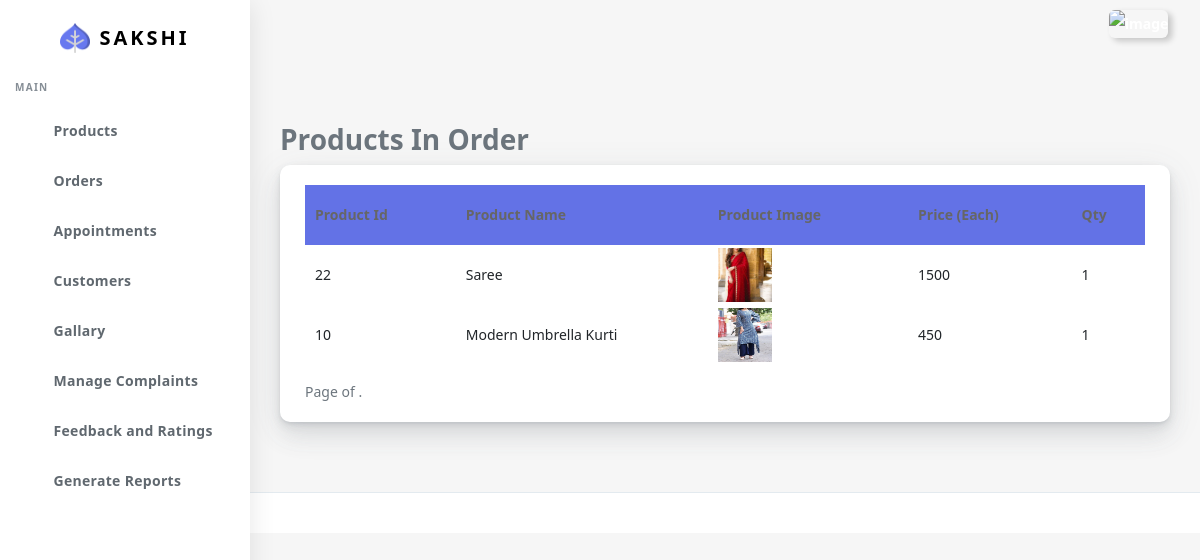
/det_rec_ord/65, run on the app's committed database.
### customer/models.py (models this page shows, shortened)
class SalesDetails(models.Model):
    product_id = models.ForeignKey(
        'Product', on_delete=CASCADE, null=False)
    sales_id = models.ForeignKey(
        Sales, on_delete=CASCADE, null=False)
    final_price=models.IntegerField()
    qty=models.IntegerField()
    class Meta:
        ordering = ['-sales_id']
        unique_together = (('product_id', 'sales_id'),)

class Product(models.Model):
    product_name=models.CharField(max_length=45)
    price=models.IntegerField()
    qty_on_hand=models.IntegerField()
    discount=models.FloatField(null=True)
    desc=models.TextField()
    product_img=models.ImageField(upload_to="ProductImg/",max_length=100)
    size_id=models.ForeignKey('ProductSize',on_delete=CASCADE,null=False)
    color_id=models.ForeignKey('ProductColor',on_delete=CASCADE,null=False)
    company_id=models.ForeignKey(Company,on_delete=CASCADE)
    cat_id=models.ForeignKey('Category',on_delete=CASCADE)
    class Meta:
        ordering = ['id']
        unique_together = (('size_id','id', 'color_id'),)

### customer/views.py (the view)
# urls.py: path("det_rec_ord/<int:id>",views.det_rec_ord,name="det_rec_ord"),
def det_rec_ord(request,id):
    order=SalesDetails.objects.filter(sales_id=id)
    try:
        for o in order:
            sr=SalesReturn.objects.get(sales_id=o.sales_id)
        srd=SalesReturnDetails.objects.filter(sales_ret_id=sr)
        return render(request,"Mainadmin/details_rec_ord.html",{'order':order,'sr':srd})
    except Exception as e:
            print(e)
            return render(request,"Mainadmin/details_rec_ord.html",{'order':order})

### customer/templates/Mainadmin/details_rec_ord.html (shortened to what this page needs)
{% extends "Mainadmin/index.html" %}
{% load static %}
{% block body %}
<div class="main-content">
    <section class="section">
      <div class="section-body">
            <h3 class="page-title">Products In Order </h3>
            <div class="row">
              <div class="col-12">
                <div class="card">
                  <div class="card-body">
                    <div class="row">
                      <div class="col-12 table-responsive">
                        <table id="order-listing" class="table" cellspacing="0" width="100%">
                          <thead>
                            <tr class="bg-primary ">
                              <th>Product Id</th>
                              <th>Product Name</th>
                              <th>Product Image</th>
                              <th>Price (Each)</th>
                              <th>Qty</th>
                            </tr>
                          </thead>
                          <tbody>
                            {% for o in order  %}
                            <tr>
                              <td>{{o.product_id.id}}</td>
                              <td width="30%">{{o.product_id.product_name}}</td>
                              <td ><img src="/media/{{o.product_id.product_img}}" style="width:30%;height:90%;"  /></td>
                              <td>{{o.final_price}}</td>
                              {% if o.qty == 0 %}
                              <td>Product Returned</td>
                              {% else %}
                              <td>{{o.qty}}</td>
                              {% endif %}
                              </tr>
                              {% endfor %}
                          </tbody>
                        </table>
                        <div class="pagination">
                          <span class="step-links">
                              <span class="current">
                                  Page {{ orders.number }} of {{ orders.paginator.num_pages }}.
                              </span>
                          </span>
                      </div>
                      </div>
                    </div>
                  </div>
                </div>
              </div>
          </div>
    </section>
  </div>
  <footer class="main-footer">
  </footer>
</div>
{% endblock body %}

### data on the page
SalesDetails: product_id.id "22", product_id.product_name "Saree", product_id.product_img (picture), final_price "1500", qty "1"
SalesDetails: product_id.id "10", product_id.product_name "Modern Umbrella Kurti", product_id.product_img (picture), final_price "450", qty "1"
